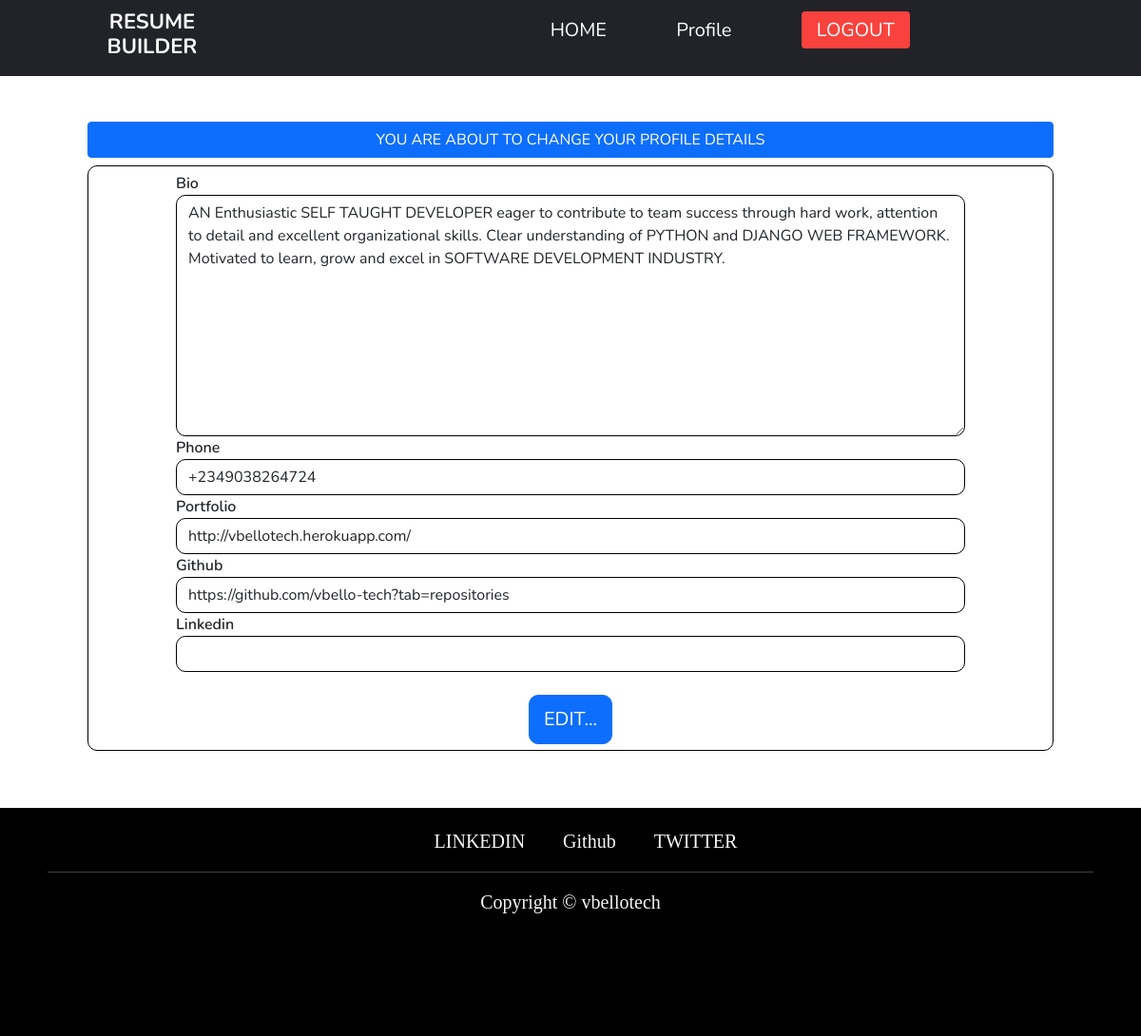
The app's page /user/profile_edit/ (signed in) with its own data.
### resume/models.py (models this page shows, shortened)
class Userprofile(models.Model):
    user = models.OneToOneField('auth.user', on_delete=models.CASCADE)
    phone = PhoneNumberField(blank=True, null=True)
    bio = models.TextField(blank=True, null=True)
    portfolio = models.URLField(blank=True, null=True)
    github = models.URLField(blank=True, null=True)
    linkedin = models.URLField(blank=True, null=True)
    has_profile = models.BooleanField(default=False, blank=True, null=True)
    created_date = models.DateTimeField(default=timezone.now)

### resume/views.py (the view)
# urls.py: path('user/profile_edit/', profile_edit, name="profile_edit"),
@login_required
def profile_edit(request):
    user_profile = get_object_or_404(Userprofile, user=request.user)
    if request.method == "POST":
        form = EditProfileForm(request.POST, instance=user_profile)
        if form.is_valid:
            user = form.save(commit=False)
            user.user = request.user
            user.created_date = timezone.now()
            user.save()
            return redirect('resume:user_detail')
        form = EditProfileForm()
    else:
        form = EditProfileForm(instance=user_profile)
    context = {
        'form': form
    }
    return render(request, 'registrations/profile_edit.html', context)

### resume/forms.py
class EditProfileForm(forms.ModelForm):
    class Meta:
        model = Userprofile
        fields = ('bio', 'phone', 'portfolio', 'github', 'linkedin',)
        widgets = {
            'phone': PhoneNumberPrefixWidget(
                initial='NG',
                attrs={
                    'class': 'form-control',
                    'placeholder': 'PHONE NUMBER',
                    'aria-describedby': 'basic-addon2'
                }
            )
        }

### templates/registrations/profile_edit.html (shortened to what this page needs)
{% extends 'base.html' %}
{% load static %}
{% load crispy_forms_tags %}
{% block content %}
<br><br>
<div class="form-group">
     <div class="container " >
            <div class="row">
                {% if user.is_authenticated %}
<h2 class="btn btn-primary">YOU ARE ABOUT TO CHANGE YOUR PROFILE DETAILS</h2>
                <form  class="form-control" method="POST">
                    {{ form|crispy }}
                    <br>
                     <center><button type="submit" id="form-submit" class="btn btn-primary">EDIT...</button></center>
                </form>
                {% endif %}
            </div>
     </div>
</div>
{% endblock content %}

### static/styling/style.css (style rules this page uses)
:root { --darkgray: #212329; --brightred: #f9423d; --white: #fff; --lightred: #f9433dcc; }
* { box-sizing: border-box; margin: 0; padding: 0; font-family: "Nunito", sans-serif; }
.form-group { margin: 0 80px 0 80px; font-weight: 600; }
.form-group .form-control { border-radius: 10px; border: 1px solid black; }
.form-group button { display: inline-block; color: #ffffff; border-radius: 10px; -webkit-transition: all 0.3s; padding: 10px 15px; transition: all 0.3s; text-decoration: none; font-size: 20px; }

### templates/base.html (style rules this page uses)
:root { --darkgray: #212329; --brightred: #f9423d; --white: #fff; --lightred: #f9433dcc; }
* { box-sizing: border-box; margin: 0; padding: 0; font-family: "Nunito", sans-serif; }
.form-group { margin: 0 80px 0 80px; font-weight: 600; }
.form-group .form-control { border-radius: 10px; border: 1px solid black; }
.form-group button { display: inline-block; color: #ffffff; border-radius: 10px; -webkit-transition: all 0.3s; padding: 10px 15px; transition: all 0.3s; text-decoration: none; font-size: 20px; }

### records on screen
Userprofile: bio "AN Enthusiastic SELF TAUGHT DEVELOPER eager to contribute to team success through hard work, attention to detail and excellent organizational skills. Clear understanding of PYTHON and DJANGO WEB FRAMEWORK. Motivated to learn, grow and excel in SOFTWARE DEVELOPMENT INDUSTRY.", phone "+2349038264724", portfolio "http://vbellotech.herokuapp.com/", github "https://github.com/vbello-tech?tab=repositories"
